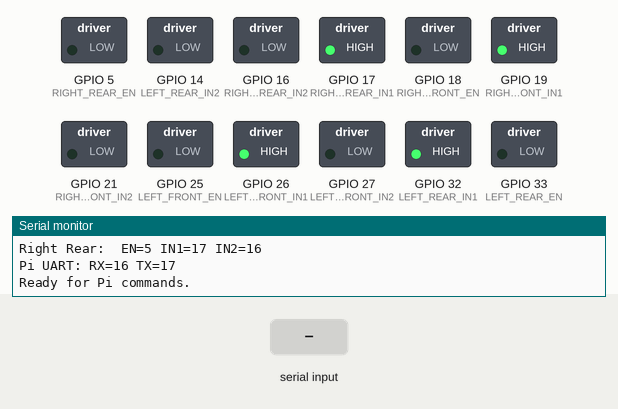
This sketch was run on a simulated ESP32. Parts: switched loads named in the sketch (green lamp = pin HIGH), the last lines printed to the serial monitor. Inputs (shaded band) come from the test bench.

Above: at 1.4 s.
1.5 s: "FORWARD\n" received over the second serial link
At 2.7 s:
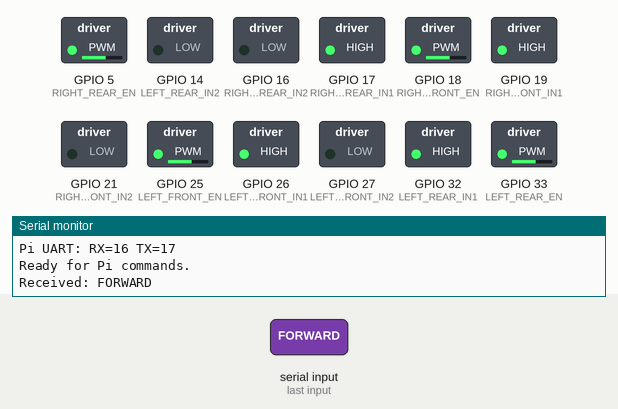
3.0 s: "BACKWARD\n" received over the second serial link
At 3.8 s:
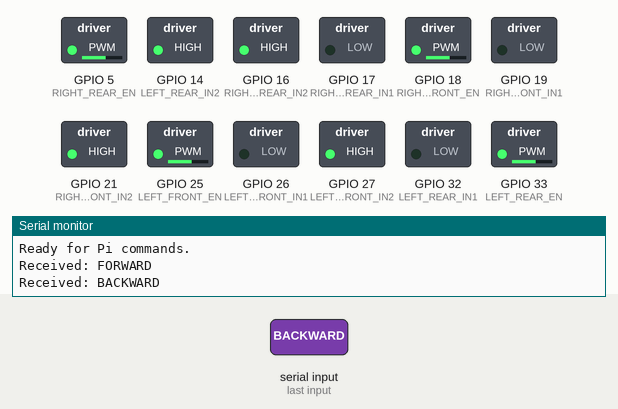
4.5 s: "LEFT\n" received over the second serial link
At 4.9 s:
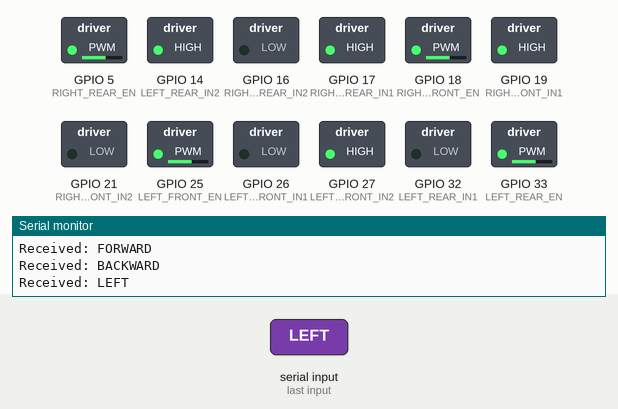
6.0 s: "RIGHT\n" received over the second serial link
At 7.2 s:
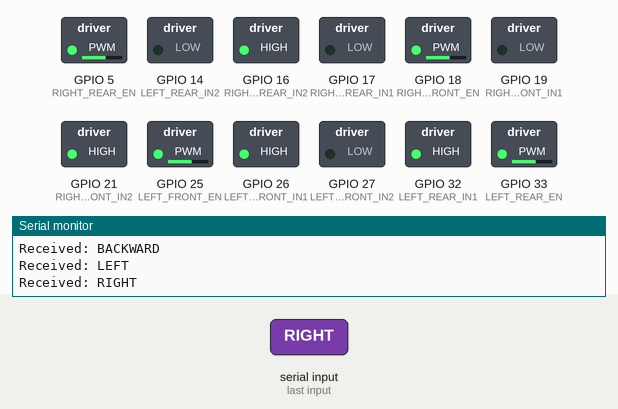
7.5 s: "SEARCH\n" received over the second serial link
At 8.4 s:
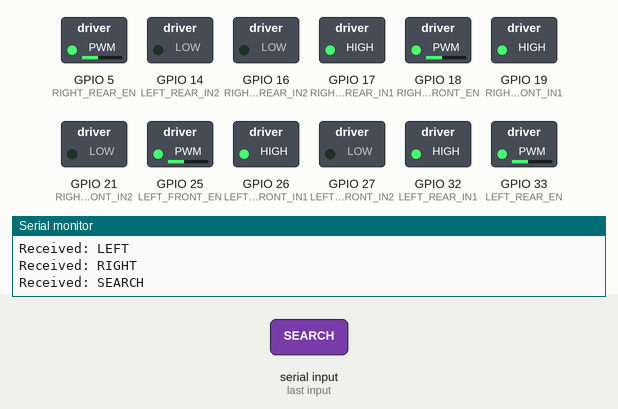
Timing chart, 0 to 10.0 s (numbered marks = the images above; inputs shaded):
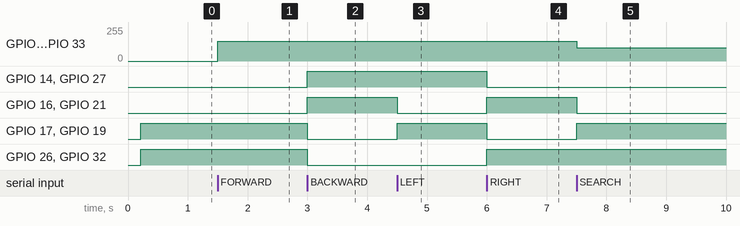

The sketch:

esp32_testbench_code.ino
```cpp
/****************************************************
 * ESP32 DevKit V1 - Mecanum / Differential Drive Motor Control
 * With UART command interface for Raspberry Pi
 *
 * Compatible with: ESP32 DevKit V1 (DOIT / ESP-WROOM-32)
 * PWM channels: separate for each motor (best practice)
 * Speed range: -1023 to 1023 (10-bit resolution)
 ****************************************************/

// =====================
// PIN DEFINITIONS - Safe for ESP32 DevKit V1
// =====================
#define PWM_FREQ  5000
#define PWM_RES   10          // 0-1023 range

// LEFT SIDE
#define LEFT_FRONT_EN   25    // PWM
#define LEFT_FRONT_IN1  26
#define LEFT_FRONT_IN2  27
#define LEFT_FRONT_CH   0

#define LEFT_REAR_EN    33    // PWM
#define LEFT_REAR_IN1   32
#define LEFT_REAR_IN2   14
#define LEFT_REAR_CH    1

// RIGHT SIDE
#define RIGHT_FRONT_EN  18    // PWM
#define RIGHT_FRONT_IN1 19
#define RIGHT_FRONT_IN2 21
#define RIGHT_FRONT_CH  2

#define RIGHT_REAR_EN   5     // PWM
#define RIGHT_REAR_IN1  17
#define RIGHT_REAR_IN2  16
#define RIGHT_REAR_CH   3

// =====================
// UART FROM RASPBERRY PI
// =====================
HardwareSerial piSerial(1);
#define PI_RX 16  // ESP32 RX from Pi TX
#define PI_TX 17  // ESP32 TX to Pi RX

// =====================
// MOTOR CONTROL FUNCTIONS
// =====================
void setMotor(int channel, int in1, int in2, int speed) {
  speed = constrain(speed, -1023, 1023);
  bool forward = (speed >= 0);
  int absSpeed = abs(speed);

  digitalWrite(in1, forward);
  digitalWrite(in2, !forward);
  ledcWrite(channel, absSpeed);
}

void setLeftSide(int speed) {
  setMotor(LEFT_FRONT_CH, LEFT_FRONT_IN1, LEFT_FRONT_IN2, speed);
  setMotor(LEFT_REAR_CH,  LEFT_REAR_IN1,  LEFT_REAR_IN2,  speed);
}

void setRightSide(int speed) {
  setMotor(RIGHT_FRONT_CH, RIGHT_FRONT_IN1, RIGHT_FRONT_IN2, speed);
  setMotor(RIGHT_REAR_CH,  RIGHT_REAR_IN1,  RIGHT_REAR_IN2,  speed);
}

void stopAllMotors() {
  setLeftSide(0);
  setRightSide(0);
}

// High-level commands
void driveForward(int speed = 600) {
  setLeftSide(speed);
  setRightSide(speed);
}

void driveBackward(int speed = 600) {
  setLeftSide(-speed);
  setRightSide(-speed);
}

void turnLeft(int speed = 600) {
  setLeftSide(-speed);
  setRightSide(speed);
}

void turnRight(int speed = 600) {
  setLeftSide(speed);
  setRightSide(-speed);
}

// =====================
// COMMAND HANDLER
// =====================
void executeCommand(String cmd) {
  Serial.println("Received: " + cmd);

  if (cmd == "FORWARD") {
    driveForward(600);
    piSerial.println("OK:FORWARD");
  }
  else if (cmd == "BACKWARD") {
    driveBackward(600);
    piSerial.println("OK:BACKWARD");
  }
  else if (cmd == "LEFT") {
    turnLeft(600);
    piSerial.println("OK:LEFT");
  }
  else if (cmd == "RIGHT") {
    turnRight(600);
    piSerial.println("OK:RIGHT");
  }
  else if (cmd == "STOP") {
    stopAllMotors();
    piSerial.println("OK:STOP");
  }
  else if (cmd == "SEARCH") {
    driveForward(400);  // slow search speed
    piSerial.println("OK:SEARCH");
  }
  else if (cmd == "PICKUP") {
    stopAllMotors();
    // TODO: add servo/gripper code here
    piSerial.println("OK:PICKUP");
  }
  else {
    piSerial.println("ERR:UNKNOWN");
  }
}

// =====================
// SETUP
// =====================
void setup() {
  Serial.begin(115200);
  piSerial.begin(9600, SERIAL_8N1, PI_RX, PI_TX);
  delay(200);

  Serial.println("\nESP32 Robot - UART Command Mode");
  Serial.println("Pins used:");
  Serial.printf("Left Front: EN=%d IN1=%d IN2=%d\n", LEFT_FRONT_EN, LEFT_FRONT_IN1, LEFT_FRONT_IN2);
  Serial.printf("Left Rear:  EN=%d IN1=%d IN2=%d\n", LEFT_REAR_EN,  LEFT_REAR_IN1,  LEFT_REAR_IN2);
  Serial.printf("Right Front: EN=%d IN1=%d IN2=%d\n", RIGHT_FRONT_EN, RIGHT_FRONT_IN1, RIGHT_FRONT_IN2);
  Serial.printf("Right Rear:  EN=%d IN1=%d IN2=%d\n", RIGHT_REAR_EN,  RIGHT_REAR_IN1,  RIGHT_REAR_IN2);
  Serial.printf("Pi UART: RX=%d TX=%d\n", PI_RX, PI_TX);

  // Direction pins
  pinMode(LEFT_FRONT_IN1, OUTPUT);
  pinMode(LEFT_FRONT_IN2, OUTPUT);
  pinMode(LEFT_REAR_IN1,  OUTPUT);
  pinMode(LEFT_REAR_IN2,  OUTPUT);
  pinMode(RIGHT_FRONT_IN1, OUTPUT);
  pinMode(RIGHT_FRONT_IN2, OUTPUT);
  pinMode(RIGHT_REAR_IN1,  OUTPUT);
  pinMode(RIGHT_REAR_IN2,  OUTPUT);

  // PWM setup
  ledcSetup(LEFT_FRONT_CH, PWM_FREQ, PWM_RES);
  ledcSetup(LEFT_REAR_CH,  PWM_FREQ, PWM_RES);
  ledcSetup(RIGHT_FRONT_CH, PWM_FREQ, PWM_RES);
  ledcSetup(RIGHT_REAR_CH,  PWM_FREQ, PWM_RES);

  ledcAttachPin(LEFT_FRONT_EN,  LEFT_FRONT_CH);
  ledcAttachPin(LEFT_REAR_EN,   LEFT_REAR_CH);
  ledcAttachPin(RIGHT_FRONT_EN, RIGHT_FRONT_CH);
  ledcAttachPin(RIGHT_REAR_EN,  RIGHT_REAR_CH);

  stopAllMotors();
  Serial.println("Ready for Pi commands.");
}

// =====================
// MAIN LOOP
// =====================
void loop() {
  if (piSerial.available()) {
    String cmd = piSerial.readStringUntil('\n');
    cmd.trim();
    executeCommand(cmd);
  }
}
```

Measured:
- after the input at 1.5 s, GPIO 5 (RIGHT_REAR_EN), GPIO 18 (RIGHT_FRONT_EN), GPIO 25 (LEFT_FRONT_EN), GPIO 33 (LEFT_REAR_EN): 0/255 → 149/255 at once
- after the input at 3.0 s, GPIO 14 (LEFT_REAR_IN2), GPIO 16 (RIGHT_REAR_IN2), GPIO 21 (RIGHT_FRONT_IN2), GPIO 27 (LEFT_FRONT_IN2): LOW → HIGH at once; GPIO 17 (RIGHT_REAR_IN1), GPIO 19 (RIGHT_FRONT_IN1), GPIO 26 (LEFT_FRONT_IN1), GPIO 32 (LEFT_REAR_IN1): HIGH → LOW at once
- after the input at 4.5 s, GPIO 16 (RIGHT_REAR_IN2), GPIO 21 (RIGHT_FRONT_IN2): HIGH → LOW at once; GPIO 17 (RIGHT_REAR_IN1), GPIO 19 (RIGHT_FRONT_IN1): LOW → HIGH at once
- after the input at 6.0 s, GPIO 14 (LEFT_REAR_IN2), GPIO 17 (RIGHT_REAR_IN1), GPIO 19 (RIGHT_FRONT_IN1), GPIO 27 (LEFT_FRONT_IN2): HIGH → LOW at once; GPIO 16 (RIGHT_REAR_IN2), GPIO 21 (RIGHT_FRONT_IN2), GPIO 26 (LEFT_FRONT_IN1), GPIO 32 (LEFT_REAR_IN1): LOW → HIGH at once
- after the input at 7.5 s, GPIO 5 (RIGHT_REAR_EN), GPIO 18 (RIGHT_FRONT_EN), GPIO 25 (LEFT_FRONT_EN), GPIO 33 (LEFT_REAR_EN): 149/255 → 100/255 at once; GPIO 16 (RIGHT_REAR_IN2), GPIO 21 (RIGHT_FRONT_IN2): HIGH → LOW at once; GPIO 17 (RIGHT_REAR_IN1), GPIO 19 (RIGHT_FRONT_IN1): LOW → HIGH at once
